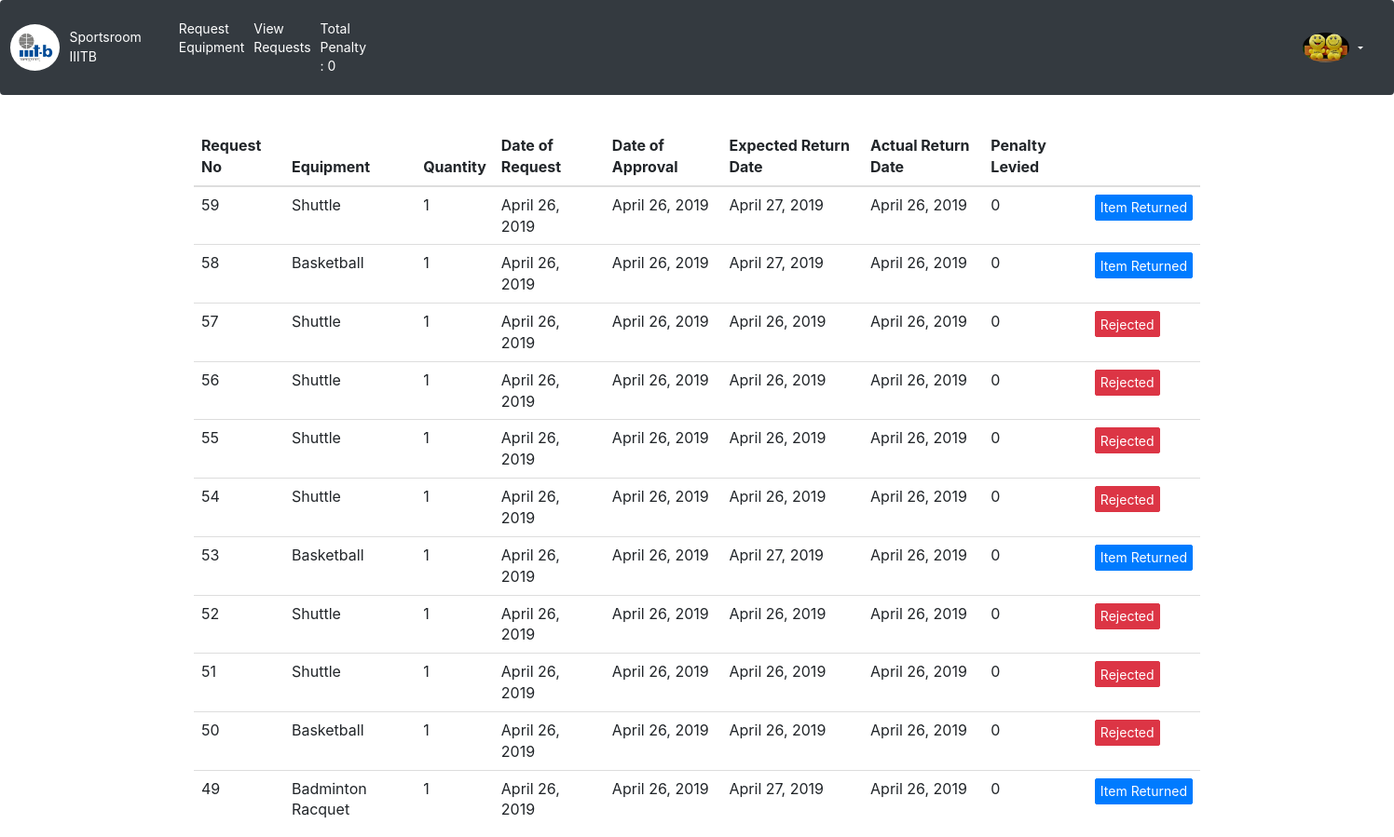
Page /sportsEquipment/viewRequest/ (signed in) on the committed database.
### login/models.py (models this page shows, shortened)
class UserProfileInfo(models.Model):
    user        =   models.OneToOneField(User,on_delete = models.CASCADE)
    totalPenalty=   models.IntegerField(default=0)
    profile_pic =   models.ImageField(upload_to="profile_pics",blank=True)

### sportsEquipment/models.py (models this page shows, shortened)
class EquipmentRequest(models.Model):
    reqId           =   models.AutoField(primary_key=True)
    eqp             =   models.ForeignKey(Equipments,on_delete=models.CASCADE)
    quantity        =   models.IntegerField(validators=[MinValueValidator(1), MaxValueValidator(2)])
    user            =   models.ForeignKey(User,on_delete=models.CASCADE)
    dtOfRequest     =   models.DateTimeField()
    dtAvailed       =   models.DateTimeField(null=True)
    dtOfExpRet      =   models.DateTimeField(null=True)
    dtOfActualRet   =   models.DateTimeField(null=True)
    penalty         =   models.IntegerField(default=0)
    choices = (
        (0, 'PENDING'),
        (1, 'ACCEPTED'),
        (2, 'REJECTED'),
        (3, 'RETURNED')
    )
    reqStatus       =   models.IntegerField(default=0,choices=choices)

class Equipments(models.Model):
    eqpId       = models.AutoField(primary_key=True)
    eqpName     = models.CharField(max_length=50)
    eqpQuantity = models.IntegerField(validators=[MinValueValidator(1)])
    eqpQuantityTaken = models.IntegerField(default=0,validators=[MaxValueValidator(eqpQuantity)])

### sportsEquipment/views.py (the view)
# urls.py: path(r'viewRequest/',views.viewRequest,name='viewRequest'),
@login_required
def viewRequest(request):
    userProfile = UserProfileInfo.objects.get(user=request.user)
    user = request.user
    print(user)
    lstRequest = list(EquipmentRequest.objects.filter(user=user).order_by('-dtOfRequest'))
    print(lstRequest)
    lstRequest = utcToIst(lstRequest)
    print("No of requests: ", len(lstRequest))
    return render(request, 'EndUser/viewRequest.html', {'lstRequest': lstRequest,'userProfile': userProfile});

### sportsEquipment/views.py (called while the page is built)
def utcToIst(lstRequest):
    for request in lstRequest:
        if request.dtOfRequest is not None:
            request.dtOfRequest = request.dtOfRequest.astimezone(timezone('Asia/Kolkata'))
        if request.dtOfExpRet is not None:
            request.dtOfExpRet = request.dtOfExpRet.astimezone(timezone('Asia/Kolkata'))
        if request.dtOfActualRet is not None:
            request.dtOfActualRet = request.dtOfActualRet.astimezone(timezone('Asia/Kolkata'))
        if request.dtAvailed is not None:
            request.dtAvailed = request.dtAvailed.astimezone(timezone('Asia/Kolkata'))
    return lstRequest

### templates/EndUser/viewRequest.html (shortened to what this page needs)
{% extends 'MasterLayout/baseLayout.html' %}
{% block penalty %}
 <li class="nav-item active">
                <a class="nav-link" href="">Total Penalty : {{ userProfile.totalPenalty }} <span class="sr-only">(current)</span></a>
              </li>
            {%  endblock%}
{% block rightbar %}
              <div class ="profImg">
                    <img  src="/media/{{ userProfile.profile_pic }}" style="width:50px" alt="{{ user }}"/>
                    {% if user.is_authenticated %}
                    </div>
                    <div class="dropdown">
                      {% else %}
                    <a class="nav-link" href="{% url 'login:user_login' %}">Login</a>
                      {% endif %}
                    <button class="btn dropdown-toggle" type="button" data-toggle="dropdown" style="color: white"></button>
</div>
            {%  endblock%}
{% block body %}
  <div class="container">
    <br>
    <table class="table table-hover">
    <thead>
      <tr>
        <th>Request No</th>
        <th>Equipment</th>
        <th>Quantity</th>
        <th>Date of Request</th>
        <th>Date of Approval</th>
        <th>Expected Return Date</th>
        <th>Actual Return Date</th>
        <th>Penalty Levied</th>
        <th></th>
      </tr>
    </thead>
    <tbody>
      {% for request in lstRequest %}
      <tr>
        <td>{{ request.reqId }}
        <td>{{ request.eqp.eqpName }}</td>
        <td>{{ request.quantity }} </td>
        <td>{{ request.dtOfRequest.date }}</td>
        <td>
            {% if request.dtAvailed.date == None %}
                NA
            {% else %}
                {{ request.dtAvailed.date }}
            {% endif %}
        </td>
        <td>
            {% if request.dtAvailed.date == None %}
                NA
            {% else %}
                {{ request.dtOfExpRet.date }}
            {% endif %}
        </td>
        <td>{% if request.dtAvailed.date == None %}
                NA
            {% else %}
                {{ request.dtOfActualRet.date }}
            {% endif %}
        </td>
        <td>{% if request.dtAvailed.date == None %}
                NA
            {% else %}
                {{ request.penalty }}
            {% endif %}
        </td>
        <td>
            {% if request.reqStatus == 0 %}
                <a href="#" class="btn btn-warning btn-sm" role="button" aria-pressed="true" style="font-size: 14px"> Pending </a>
            {% elif request.reqStatus == 1 %}
                <a href="#" class="btn btn-success btn-sm" role="button" aria-pressed="true"style="font-size: 14px" > Approved </a>
            {% elif request.reqStatus == 2 %}
                <a href="#" class="btn btn-danger btn-sm" role="button" aria-pressed="true" style="font-size: 14px"> Rejected </a>
            {% else %}
                <a href="#" class="btn btn-primary btn-sm" role="button" aria-pressed="true" style="font-size: 14px"> Item Returned </a>
            {% endif %}
        </td>
      </tr>
      {% endfor %}
    </tbody>
  </table>
  </div>
{% endblock %}

### static/css/style.css (style rules this page uses)
.nav-link { font-size:14px }
img { color: white; font-size: 14px }

### templates/MasterLayout/baseLayout.html (style rules this page uses)
img { border-radius: 50%; }

### rows in the picture
UserProfileInfo: totalPenalty "0", profile_pic (picture)
EquipmentRequest: reqId "59", eqp.eqpName "Shuttle", quantity "1", dtOfRequest "April 26, 2019", dtAvailed "April 26, 2019", dtOfExpRet "April 27, 2019", dtOfActualRet "April 26, 2019", penalty "0", reqStatus "Item Returned"
EquipmentRequest: reqId "58", eqp.eqpName "Basketball", quantity "1", dtOfRequest "April 26, 2019", dtAvailed "April 26, 2019", dtOfExpRet "April 27, 2019", dtOfActualRet "April 26, 2019", penalty "0", reqStatus "Item Returned"
EquipmentRequest: reqId "57", eqp.eqpName "Shuttle", quantity "1", dtOfRequest "April 26, 2019", dtAvailed "April 26, 2019", dtOfExpRet "April 26, 2019", dtOfActualRet "April 26, 2019", penalty "0", reqStatus "Rejected"
EquipmentRequest: reqId "56", eqp.eqpName "Shuttle", quantity "1", dtOfRequest "April 26, 2019", dtAvailed "April 26, 2019", dtOfExpRet "April 26, 2019", dtOfActualRet "April 26, 2019", penalty "0", reqStatus "Rejected"
EquipmentRequest: reqId "55", eqp.eqpName "Shuttle", quantity "1", dtOfRequest "April 26, 2019", dtAvailed "April 26, 2019", dtOfExpRet "April 26, 2019", dtOfActualRet "April 26, 2019", penalty "0", reqStatus "Rejected"
EquipmentRequest: reqId "54", eqp.eqpName "Shuttle", quantity "1", dtOfRequest "April 26, 2019", dtAvailed "April 26, 2019", dtOfExpRet "April 26, 2019", dtOfActualRet "April 26, 2019", penalty "0", reqStatus "Rejected"
EquipmentRequest: reqId "53", eqp.eqpName "Basketball", quantity "1", dtOfRequest "April 26, 2019", dtAvailed "April 26, 2019", dtOfExpRet "April 27, 2019", dtOfActualRet "April 26, 2019", penalty "0", reqStatus "Item Returned"
EquipmentRequest: reqId "52", eqp.eqpName "Shuttle", quantity "1", dtOfRequest "April 26, 2019", dtAvailed "April 26, 2019", dtOfExpRet "April 26, 2019", dtOfActualRet "April 26, 2019", penalty "0", reqStatus "Rejected"
EquipmentRequest: reqId "51", eqp.eqpName "Shuttle", quantity "1", dtOfRequest "April 26, 2019", dtAvailed "April 26, 2019", dtOfExpRet "April 26, 2019", dtOfActualRet "April 26, 2019", penalty "0", reqStatus "Rejected"
EquipmentRequest: reqId "50", eqp.eqpName "Basketball", quantity "1", dtOfRequest "April 26, 2019", dtAvailed "April 26, 2019", dtOfExpRet "April 26, 2019", dtOfActualRet "April 26, 2019", penalty "0", reqStatus "Rejected"
EquipmentRequest: reqId "49", eqp.eqpName "Badminton Racquet", quantity "1", dtOfRequest "April 26, 2019", dtAvailed "April 26, 2019", dtOfExpRet "April 27, 2019", dtOfActualRet "April 26, 2019", penalty "0", reqStatus "Item Returned"
